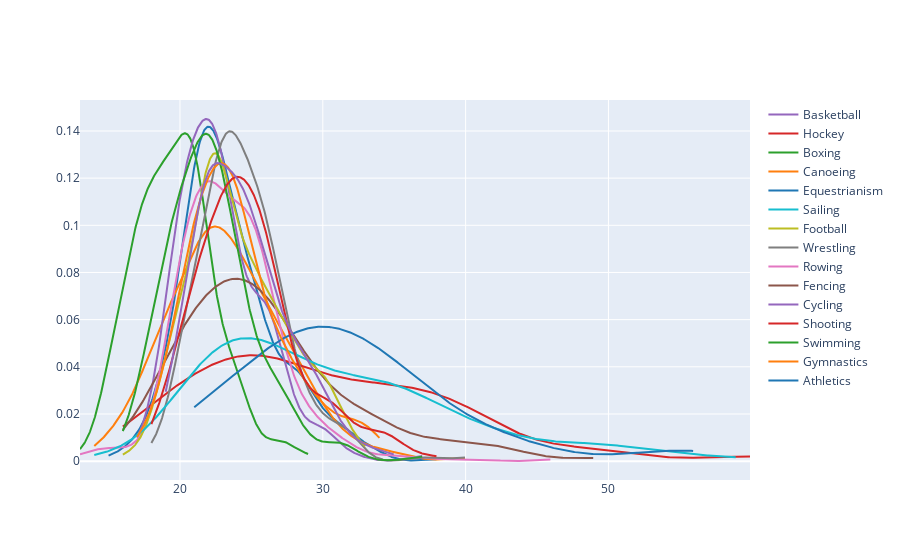

Notebook code for this chart:
### Code cell
fig =ff.create_distplot(x,name,show_hist=False,show_rug=False)
fig.show()

### Figure 1 — Plotly figure (JSON) as saved in the notebook; plotly's stock layout.template omitted (floating-point values rounded to 4 significant figures; data arrays with more than 128 entries replaced by an {"elided": "..."} marker saying what was removed)
{"data": [{"legendgroup": "Athletics", "marker": {"color": "rgb(31, 119, 180)"}, "mode": "lines", "name": "Athletics", "showlegend": true, "type": "scatter", "x": {"elided": "500 float values"}, "xaxis": "x", "y": {"elided": "500 float values"}, "yaxis": "y"}, {"legendgroup": "Gymnastics", "marker": {"color": "rgb(255, 127, 14)"}, "mode": "lines", "name": "Gymnastics", "showlegend": true, "type": "scatter", "x": {"elided": "500 float values"}, "xaxis": "x", "y": {"elided": "500 float values"}, "yaxis": "y"}, {"legendgroup": "Swimming", "marker": {"color": "rgb(44, 160, 44)"}, "mode": "lines", "name": "Swimming", "showlegend": true, "type": "scatter", "x": {"elided": "500 float values"}, "xaxis": "x", "y": {"elided": "500 float values"}, "yaxis": "y"}, {"legendgroup": "Shooting", "marker": {"color": "rgb(214, 39, 40)"}, "mode": "lines", "name": "Shooting", "showlegend": true, "type": "scatter", "x": {"elided": "500 float values"}, "xaxis": "x", "y": {"elided": "500 float values"}, "yaxis": "y"}, {"legendgroup": "Cycling", "marker": {"color": "rgb(148, 103, 189)"}, "mode": "lines", "name": "Cycling", "showlegend": true, "type": "scatter", "x": {"elided": "500 float values"}, "xaxis": "x", "y": {"elided": "500 float values"}, "yaxis": "y"}, {"legendgroup": "Fencing", "marker": {"color": "rgb(140, 86, 75)"}, "mode": "lines", "name": "Fencing", "showlegend": true, "type": "scatter", "x": {"elided": "500 float values"}, "xaxis": "x", "y": {"elided": "500 float values"}, "yaxis": "y"}, {"legendgroup": "Rowing", "marker": {"color": "rgb(227, 119, 194)"}, "mode": "lines", "name": "Rowing", "showlegend": true, "type": "scatter", "x": {"elided": "500 float values"}, "xaxis": "x", "y": {"elided": "500 float values"}, "yaxis": "y"}, {"legendgroup": "Wrestling", "marker": {"color": "rgb(127, 127, 127)"}, "mode": "lines", "name": "Wrestling", "showlegend": true, "type": "scatter", "x": {"elided": "500 float values"}, "xaxis": "x", "y": {"elided": "500 float values"}, "yaxis": "y"}, {"legendgroup": "Football", "marker": {"color": "rgb(188, 189, 34)"}, "mode": "lines", "name": "Football", "showlegend": true, "type": "scatter", "x": {"elided": "500 float values"}, "xaxis": "x", "y": {"elided": "500 float values"}, "yaxis": "y"}, {"legendgroup": "Sailing", "marker": {"color": "rgb(23, 190, 207)"}, "mode": "lines", "name": "Sailing", "showlegend": true, "type": "scatter", "x": {"elided": "500 float values"}, "xaxis": "x", "y": {"elided": "500 float values"}, "yaxis": "y"}, {"legendgroup": "Equestrianism", "marker": {"color": "rgb(31, 119, 180)"}, "mode": "lines", "name": "Equestrianism", "showlegend": true, "type": "scatter", "x": {"elided": "500 float values"}, "xaxis": "x", "y": {"elided": "500 float values"}, "yaxis": "y"}, {"legendgroup": "Canoeing", "marker": {"color": "rgb(255, 127, 14)"}, "mode": "lines", "name": "Canoeing", "showlegend": true, "type": "scatter", "x": {"elided": "500 float values"}, "xaxis": "x", "y": {"elided": "500 float values"}, "yaxis": "y"}, {"legendgroup": "Boxing", "marker": {"color": "rgb(44, 160, 44)"}, "mode": "lines", "name": "Boxing", "showlegend": true, "type": "scatter", "x": {"elided": "500 float values"}, "xaxis": "x", "y": {"elided": "500 float values"}, "yaxis": "y"}, {"legendgroup": "Hockey", "marker": {"color": "rgb(214, 39, 40)"}, "mode": "lines", "name": "Hockey", "showlegend": true, "type": "scatter", "x": {"elided": "500 float values"}, "xaxis": "x", "y": {"elided": "500 float values"}, "yaxis": "y"}, {"legendgroup": "Basketball", "marker": {"color": "rgb(148, 103, 189)"}, "mode": "lines", "name": "Basketball", "showlegend": true, "type": "scatter", "x": {"elided": "500 float values"}, "xaxis": "x", "y": {"elided": "500 float values"}, "yaxis": "y"}], "layout": {"barmode": "overlay", "hovermode": "closest", "legend": {"traceorder": "reversed"}, "xaxis": {"anchor": "y2", "domain": [0, 1], "zeroline": false}, "yaxis": {"anchor": "free", "domain": [0, 1], "position": 0}}}
